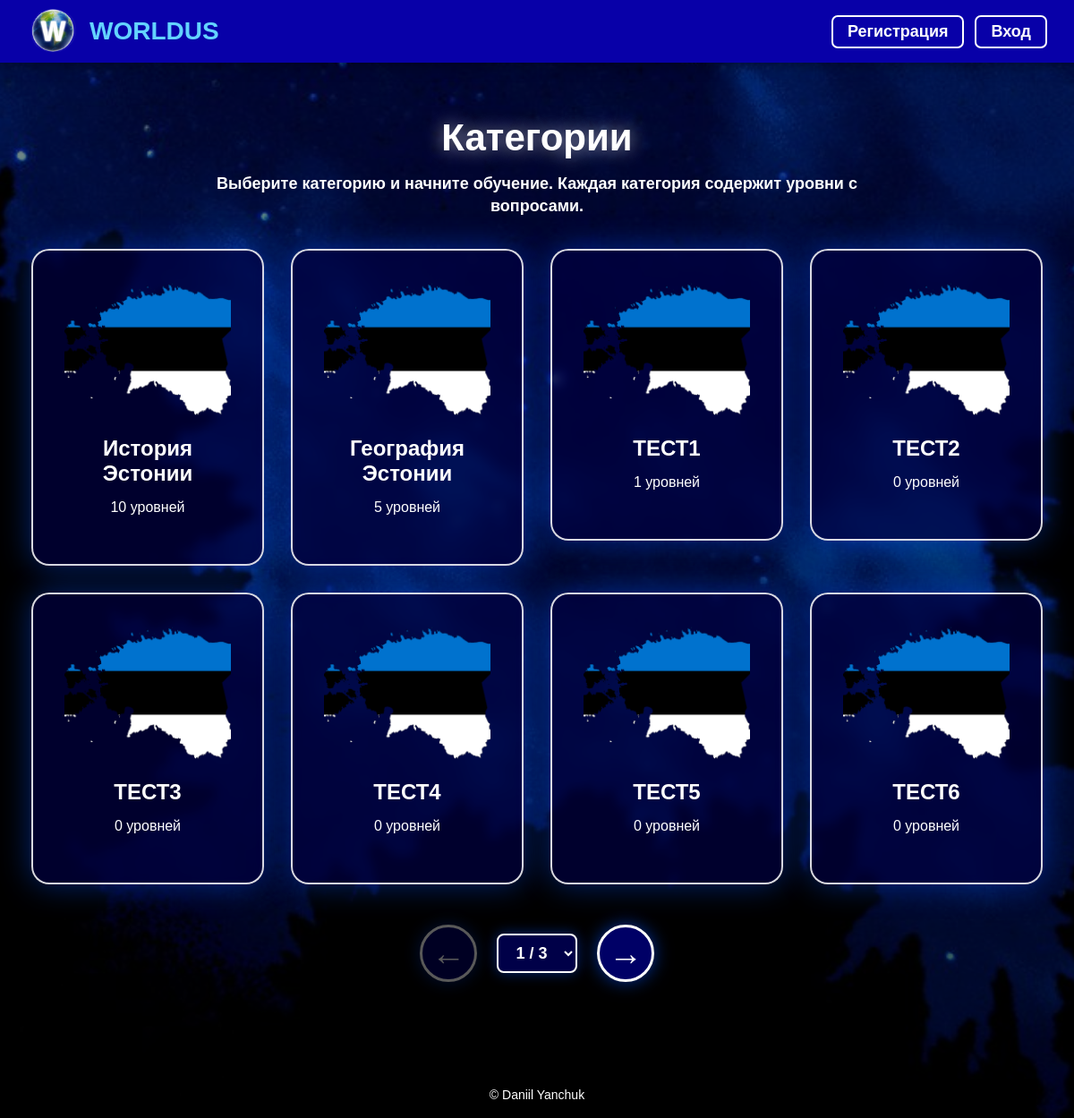
The app's page /categories.php, older data.
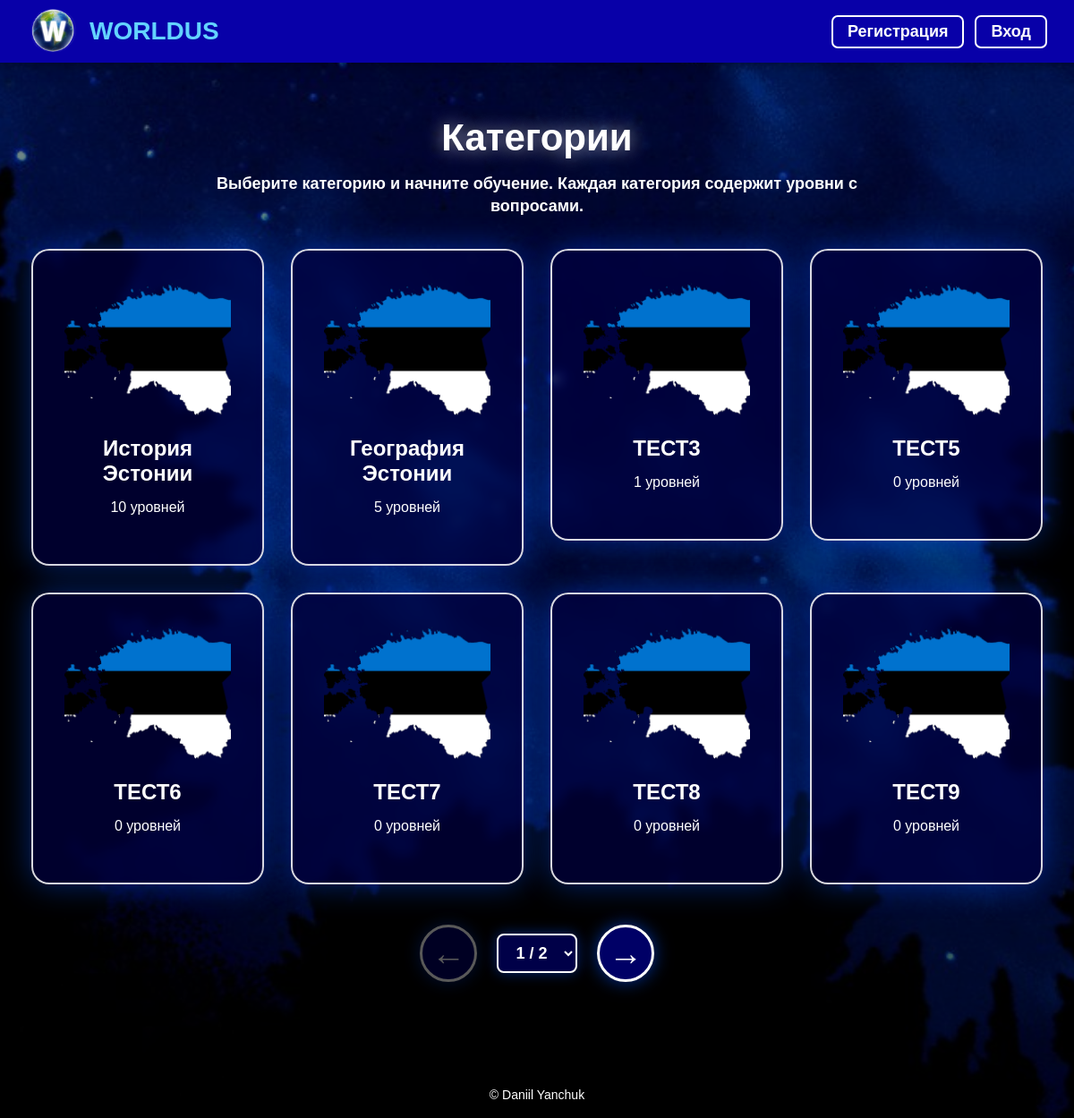
The same page, newer data.
### tables this page shows
CREATE TABLE `categories` (
  `id` int(11) NOT NULL,
  `name` varchar(100) DEFAULT NULL,
  `description` mediumtext DEFAULT NULL,
  `image` varchar(255) DEFAULT NULL
);

### src/CategoryService.php (called while the page is built, shortened)
<?php
class CategoryService
{
    private DatabaseInterface $db;
    public function __construct(DatabaseInterface $db)
    {
        $this->db = $db;
    }
    public function getCategoriesPage(int $page, int $perPage = 8): array
    {
        $offset = ($page - 1) * $perPage;
        $countResult = $this->db->query(
            "SELECT COUNT(*) AS total FROM categories"
        );
        $total = 0;
        if ($countResult) {
            $row = $countResult->fetch_assoc();
            $total = (int)($row['total'] ?? 0);
        }
        $totalPages = (int)ceil($total / $perPage);
        $result = $this->db->query(
            "SELECT categories.*, COUNT(levels.id) AS levels_count FROM categories LEFT JOIN levels ON levels.category_id = categories.id GROUP BY categories.id ORDER BY categories.id ASC LIMIT $perPage OFFSET $offset"
        );
        $categories = [];
        if ($result) {
            while ($row = $result->fetch_assoc()) {
                $categories[] = $row;
            }
        }
        return [
            'categories' => $categories,
            'page' => $page,
            'total' => $total,
            'total_pages' => $totalPages,
        ];
    }
}

### src/MysqliDatabase.php (called while the page is built, shortened)
<?php
class MysqliDatabase implements DatabaseInterface
{
    private \mysqli $conn;
    public function __construct(\mysqli $conn)
    {
        $this->conn = $conn;
    }
    public function query(string $sql): mixed
    {
        return $this->conn->query($sql);
    }
}

### categories.php (the view, shortened to what this page needs)
<?php
include "config/db.php";
include "includes/header.php";
$db = new MysqliDatabase($conn);
$categoryService = new CategoryService($db);
$page = isset($_GET['page']) ? (int)$_GET['page'] : 1;
$pageData = $categoryService->getCategoriesPage($page);
$categories = $pageData['categories'];
$total_pages = $pageData['total_pages'];
?>
<div class="container">
    <h1 class="categories-title">Категории</h1>
    <p class="categories-description">
        Выберите категорию и начните обучение. Каждая категория содержит уровни с вопросами.
    </p>
    <div class="grid">
        <?php foreach ($categories as $row): ?>
            <?php
            $image = !empty($row['image'])
                ? $row['image']
                : "assets/images/EstoniaHG.png";
            ?>
            <div class="category-wrapper">
                <a href="levels.php?category=<?= $row['id'] ?>" class="card category">
                    <img src="<?= htmlspecialchars($image) ?>" alt="<?= htmlspecialchars($row['name']) ?>">
                    <h3><?= htmlspecialchars($row['name']) ?></h3>
                    <p><?= $row['levels_count'] ?> уровней</p>
                </a>
            </div>
        <?php endforeach; ?>
    </div>
    <?php if ($total_pages > 1): ?>
        <div class="category-pagination">
            <?php if ($page > 1): ?>
                <a class="arrow-btn" href="categories.php?page=<?= $page - 1 ?>">←</a>
            <?php else: ?>
                <span class="arrow-btn disabled">←</span>
            <?php endif; ?>
            <form method="GET" class="page-select-form">
                <select name="page" onchange="this.form.submit()" class="page-select">
                    <?php for ($i = 1; $i <= $total_pages; $i++): ?>
                        <option value="<?= $i ?>" <?= $i == $page ? 'selected' : '' ?>>
                            <?= $i ?> / <?= $total_pages ?>
                        </option>
                    <?php endfor; ?>
                </select>
            </form>
            <?php if ($page < $total_pages): ?>
                <a class="arrow-btn" href="categories.php?page=<?= $page + 1 ?>">→</a>
            <?php else: ?>
                <span class="arrow-btn disabled">→</span>
            <?php endif; ?>
        </div>
    <?php endif; ?>
</div>
<?php include "includes/footer.php"; ?>

Row changes from the older to the newer data that the page shows:
removed categories: name "ТЕСТ1", levels_count "1"
removed categories: name "ТЕСТ2", levels_count "0"
removed categories: name "ТЕСТ4", levels_count "0"
computed for categories "ТЕСТ3": levels_count "0" → "1"
now on this page (row unchanged): categories: name "ТЕСТ7", levels_count "0"
now on this page (row unchanged): categories: name "ТЕСТ8", levels_count "0"
now on this page (row unchanged): categories: name "ТЕСТ9", levels_count "0"
Text that changed along with them:
form field page: "1 / 3" → "1 / 2"
